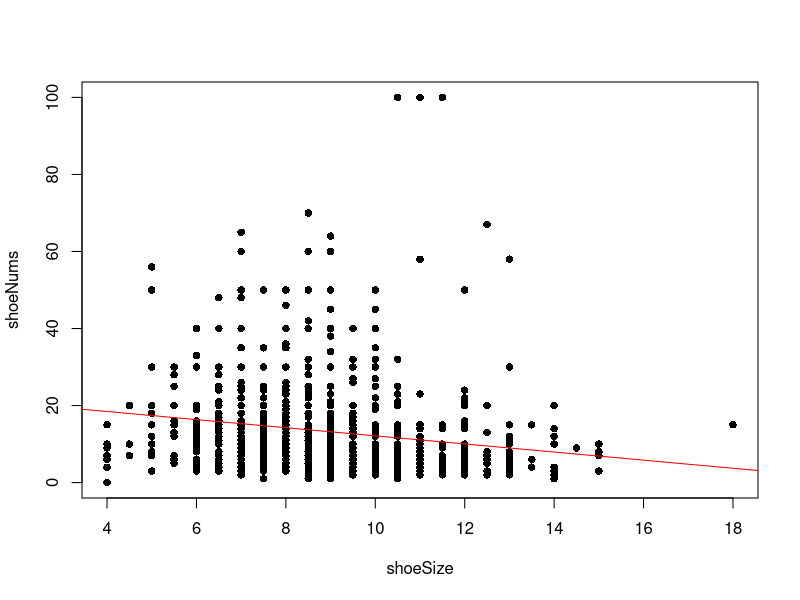
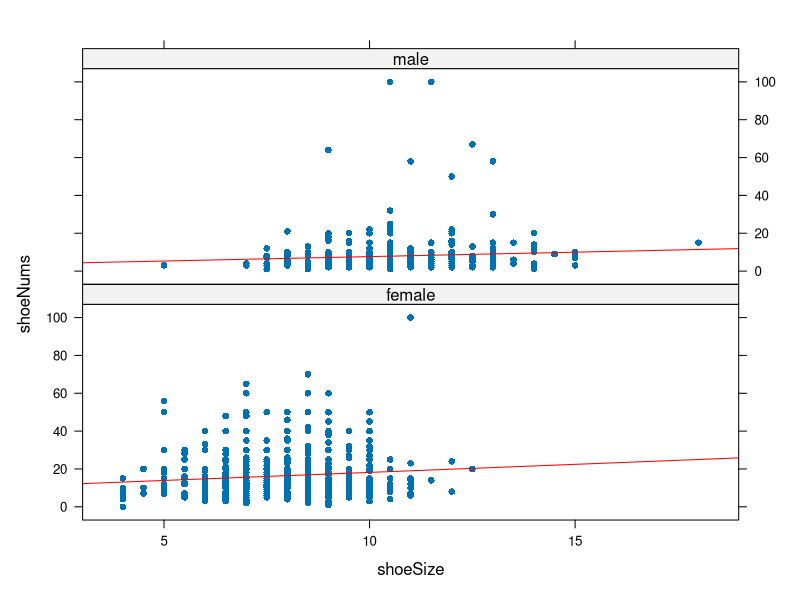

The R source for these figures, in order: (Note: this script raises an error after producing the figures.)
## ---- chunk 1
# Disable the comments in R outputs
knitr::opts_chunk$set(comment = NA)
## ---- chunk 2
survey <- read.csv("Stat100_2017spring_survey01M2.csv")
## ---- chunk 3
# Convert number to character
convert_num_to_char <- function(num) {
  if (num < 0) {
    return(paste("-",-num))
  } else {
    return(paste("+",num))
  }
}
## ---- chunk 4
cor(survey$shoeSize, survey$shoeNums)
## ---- chunk 5
with(survey, cor(shoeSize, shoeNums))
## ---- chunk 6
r <- with(survey, cor(shoeSize, shoeNums))
## ---- chunk 7
# fit the linear model
fit_overall <- lm(shoeNums ~ shoeSize, data=survey)
summary(fit_overall)
## ---- chunk 8
intcp <- as.character(round(fit_overall$coefficients[1],4))
slope <- as.character(round(fit_overall$coefficients[2],4))
p_slope <- summary(fit_overall)$coefficients[2,4]
if (p_slope < 2e-16) {
  p_slope <- "<2e-16"
} else {
  p_slope <- as.character(signif(p_slope,3))
}
## ---- chunk 9
plot(shoeNums ~ shoeSize, data=survey, pch=16)
abline(fit_overall, col="red")
## ---- chunk 10
male <- (survey$gender == "male")
female <- !male
## ---- chunk 11
fit_male <- lm(shoeNums ~ shoeSize, data=survey, subset=male)
fit_female <- lm(shoeNums ~ shoeSize, data=survey, subset=female)
## ---- chunk 12
summary(fit_male)
summary(fit_female)
## ---- chunk 13
intcp_male <- as.character(round(fit_male$coefficients[1],4))
slope_male <- convert_num_to_char(round(fit_male$coefficients[2],4))
intcp_female <- as.character(round(fit_female$coefficients[1],4))
slope_female <- convert_num_to_char(round(fit_female$coefficients[2],4))
p_male <- summary(fit_male)$coefficients[2,4]
p_female <- summary(fit_female)$coefficients[2,4]
sig <- "none of the slopes is significant"
if (p_female < 0.05) {sig <- "the slope in the female group is significant but not significant in the male group"}
p_male <- paste0(as.character(signif(p_male*100,3)),"%")
p_female <- paste0(as.character(signif(p_female*100,3)),"%")
## ---- chunk 14
library(lattice)
xyplot(shoeNums ~ shoeSize | gender, data=survey, pch=16, layout=c(1,2), 
       panel = function(x, y, ...) {
       panel.xyplot(x, y, ...)
       panel.lmline(x, y, col = "red")
       })
## ---- chunk 15
survey$gender <- relevel(survey$gender, "male")
## ---- chunk 16
# model without interaction term
fit_noint <- lm(shoeNums ~ shoeSize + gender, data=survey)
summary(fit_noint)
## ---- chunk 17
intcp <- as.character(round(fit_noint$coefficients[1],4))
slope_size <- convert_num_to_char(round(fit_noint$coefficients[2],4))
slope_gender <- convert_num_to_char(round(fit_noint$coefficients[3],4))
## ---- chunk 18
intcp_female <- as.character(as.numeric(intcp) + round(fit_noint$coefficients[3],4))
## ---- chunk 19
# Model with interaction term
fit_int <- lm(shoeNums ~ shoeSize*gender, data=survey)
summary(fit_int)
## ---- chunk 20
intcp <- as.character(round(fit_int$coefficients[1],4))
slope_size <- convert_num_to_char(round(fit_int$coefficients[2],4))
slope_gender <- convert_num_to_char(round(fit_int$coefficients[3],4))
slope_g_size <- convert_num_to_char(round(fit_int$coefficients[4],4))
## ---- chunk 21
intcp_female <- as.character(round(fit_int$coefficients[1],4) + round(fit_int$coefficients[3],4))
slope_female <- convert_num_to_char(round(fit_int$coefficients[2],4) + round(fit_int$coefficients[4],4))
